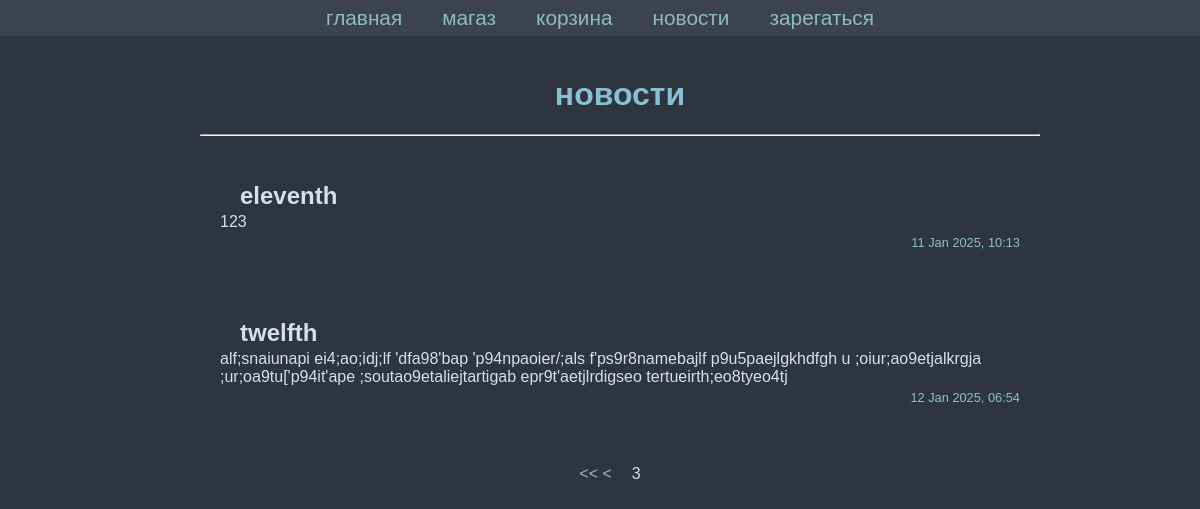
Screenshot of /task1/news/?page=3 with the database file from the repository.
### task1/models.py (models this page shows, shortened)
class News(models.Model):
    title = models.CharField(max_length=200)
    content = models.TextField()
    date = models.DateTimeField(auto_now_add=True)
    class Meta:
        verbose_name_plural = 'News'

### task1/views.py (the view)
# urls.py: path('news/', news, name='task1_news'),
def news(request):
    news_list = News.objects.all().order_by('date')
    for item in news_list:
        item.date = timezone.localtime(item.date).strftime('%d %b %Y, %I:%M')
    paginator = Paginator(news_list, 5)
    page_number = request.GET.get('page')
    page_obj = paginator.get_page(page_number)
    return render(request, 'first_task/news.html', {'news': page_obj})

### templates/first_task/news.html (shortened to what this page needs)
{% extends 'first_task/menu.html' %}
{% block menu %}
{{ block.super }}
{% endblock %}
{% block content %}
<div class="news-container">
  <h1>новости</h1>
  <hr>
  <ul>
    {% for item in news %}
    <li class="news-item">
      <h2>{{ item.title }}</h2>
      <p class="news-text">{{ item.content }}</p>
      <div class="date-container">
        <p class="date">{{ item.date }}</p>
      </div>
    </li>
    {% empty %}
    <li>ничего нового</li>
    {% endfor %}
  </ul>
  <div class="pagination">
    <span class="step-links">
      {% if news.has_previous %}
      <a href="?page=1"> &lt&lt</a>
      <a href="?page={{ news.previous_page_number }}">&lt </a>
      {% endif %}
    </span>
    <span class="current">
      {{ news.number }}
    </span>
  </div>
</div>
{% endblock %}

### static/task1/styles.css (style rules this page uses)
.date { text-align: right; color: #88C0D0; margin-top: 2px; font-size: 0.7rem; }
.news-container { width: 100%; padding: 0 20px; }
.news-item { display: flex; flex-direction: column; margin-bottom: 0px; }
.news-text { font-family: Arial, sans-serif; text-align: left; word-wrap: break-word; overflow-wrap: break-word; margin-top: 2px; margin-bottom: 2px; }
.news-item h2 { flex-grow: 1; text-align: left; margin-left: 20px; margin-bottom: 0.2px; margin-right: 20px; }
.date { text-align: right; color: #88C0D0; font-size: 0.8rem; }
.pagination { display: flex; justify-content: center; align-items: center; margin: 20px 0; width: 100%; }
.step-links, .current { margin: 0 10px; }
.current { text-align: center; }
body { font-family: Arial, sans-serif; color: #D8DEE9; background-color: #2E3440; margin: 0; padding: 0px; display: flex; flex-direction: column; align-items: center; height: 300px; }
h1 { text-align: center; color: #88C0D0; margin-top: 40px; }
p { margin: 40px 0; text-align: center; color: #D8DEE9; }
ul { list-style-type: none; padding: 0; display: flex; flex-direction: column; align-items: center; }
li { display: flex; justify-content: space-between; width: 800px; margin: 10px 0; }
a { color: #8fbcbb; text-decoration: none; margin-top: 5px; }

### rows the page displays
News: title "eleventh", content "123", date "11 Jan 2025, 10:13"
News: title "twelfth", content "alf;snaiunapi ei4;ao;idj;lf 'dfa98'bap 'p94npaoier/;als f'ps9r8namebajlf p9u5paejlgkhdfgh u ;oiur;ao9etjalkrgja ;ur;oa9tu['p94it'ape ;soutao9etaliejtartigab epr9t'aetjlrdigseo tertueirth;eo8tyeo4tj", date "12 Jan 2025, 06:54"

### other values shown
{{ news.number }} "3"
